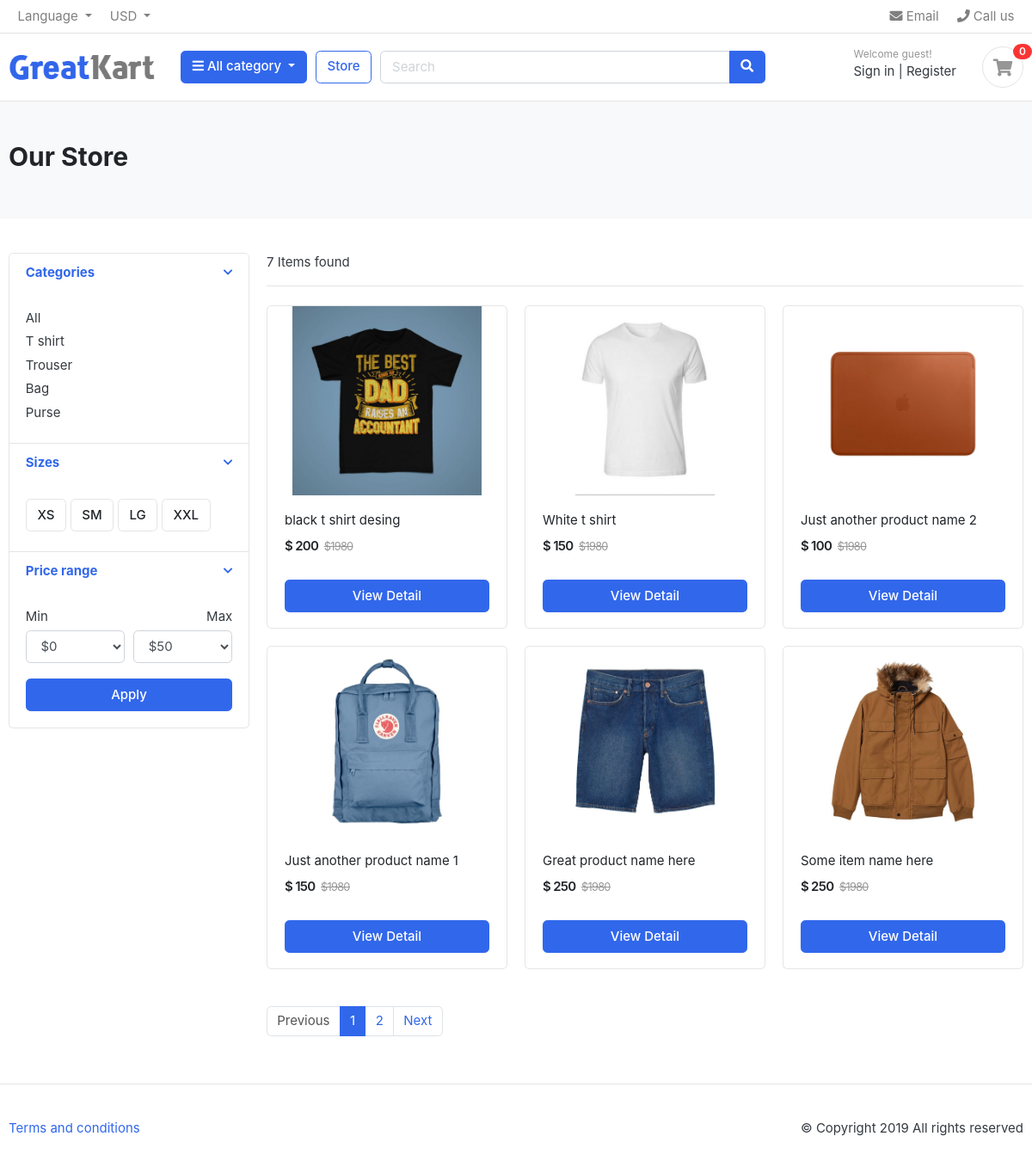
/store/, run on the app's committed database.
### apps/category/models.py (models this page shows, shortened)
class Category(models.Model):
    category_name = models.CharField(max_length=100, unique=True)
    slug = models.SlugField(max_length=100, unique=True)
    description = models.CharField(max_length=100, unique=True)
    cat_image = models.ImageField(upload_to ='uploads/%Y/%m/%d/', blank=True)
    class Meta:
        verbose_name = 'category'
        verbose_name_plural = 'categories'
    def get_url(self):
        return reverse('products_by_category', args=[self.slug])

### apps/store/models.py (models this page shows, shortened)
class Product(models.Model):
    product_name = models.CharField(max_length=200, unique=True)
    slug = models.SlugField(max_length=200, unique=True)
    description = models.TextField(max_length=100, blank=True)
    price = models.IntegerField()
    images = models.ImageField(upload_to ='uploads/%Y/%m/%d/', blank=True)
    stock = models.IntegerField()
    is_available = models.BooleanField(default=True)
    category = models.ForeignKey(Category, on_delete=models.CASCADE)
    created_date = models.DateTimeField(auto_now_add=True)
    modified_date = models.DateTimeField(auto_now=True)
    def get_url(self):
        return reverse('product_detail', args=[self.category.slug, self.slug])

### apps/store/views.py (the view)
# urls.py: path('', views.Store, name='store'),
def Store(request):
    products = Product.objects.all().filter(is_available=True).order_by('-id')
    product_count = products.count()
    paginator = Paginator(products, 6)
    page = request.GET.get('page')
    paged_products = paginator.get_page(page)
    context = {
        'products':paged_products,
        'product_count':product_count
    }
    return render(request, 'store.html', context)

### apps/carts/views.py (called while the page is built)
def _cart_id(request):
    cart = request.session.session_key
    if not cart:
        cart = request.session.create()
    return cart

### apps/category/menus.py (called while the page is built)
def menu_links(request):
    links = Category.objects.all()
    return dict(links=links)

def cart_count(request):
    cart_count = 0
    if 'admin' in request.path:
        return {}
    else:
        try:
            cart = Cart.objects.filter(cart_id=_cart_id(request))
            cart_items = CartItem.objects.all().filter(cart=cart[:1])
            for cart_item in cart_items:
                cart_count += cart_item.quantity
        except Cart.DoesNotExist:
            cart_count = 0
    return dict(cart_count=cart_count)

### templates/store.html (shortened to what this page needs)
{% extends 'snippets/base.html' %}
{% block home %}
	<section class="section-pagetop bg">
		<div class="container">
			{% if 'search' in request.path %}
				<h2 class="title-page">Search Result</h2>
			{% else %}
				<h2 class="title-page">Our Store</h2>
			{% endif %}
		</div>
	</section>
	<section class="section-content padding-y">
		<div class="container">
			<div class="row">
				<aside class="col-md-3">
					<div class="card">
						<article class="filter-group">
							<header class="card-header">
								<a href="#" data-toggle="collapse" data-target="#collapse_1" aria-expanded="true" class="">
									<i class="icon-control fa fa-chevron-down"></i>
									<h6 class="title">Categories</h6>
								</a>
							</header>
							<div class="filter-content collapse show" id="collapse_1" style="">
								<div class="card-body">
									<ul class="list-menu">
										<li><a href="{% url 'store' %}">All</a></li>
										{% for i in links %}
											<li><a href="{{i.get_url}}">{{i.category_name}}</a></li>
										{% endfor %}
									</ul>
								</div>
							</div>
						</article>
						<article class="filter-group">
							<header class="card-header">
								<a href="#" data-toggle="collapse" data-target="#collapse_4" aria-expanded="true" class="">
									<i class="icon-control fa fa-chevron-down"></i>
									<h6 class="title">Sizes </h6>
								</a>
							</header>
							<div class="filter-content collapse show" id="collapse_4" style="">
								<div class="card-body">
								<label class="checkbox-btn">
									<span class="btn btn-light"> XS </span>
								</label>
								<label class="checkbox-btn">
									<span class="btn btn-light"> SM </span>
								</label>
								<label class="checkbox-btn">
									<span class="btn btn-light"> LG </span>
								</label>
								<label class="checkbox-btn">
									<span class="btn btn-light"> XXL </span>
								</label>
							</div>
							</div>
						</article>
						<article class="filter-group">
							<header class="card-header">
								<a href="#" data-toggle="collapse" data-target="#collapse_3" aria-expanded="true" class="">
									<i class="icon-control fa fa-chevron-down"></i>
									<h6 class="title">Price range </h6>
								</a>
							</header>
							<div class="filter-content collapse show" id="collapse_3" style="">
								<div class="card-body">
									<div class="form-row">
									<div class="form-group col-md-6">
									<label>Min</label>
										<select class="mr-2 form-control">
											<option value="0">$0</option>
										</select>
									</div>
									<div class="form-group text-right col-md-6">
									<label>Max</label>
										<select class="mr-2 form-control">
											<option value="50">$50</option>
										</select>
									</div>
									</div>
									<button class="btn btn-block btn-primary">Apply</button>
								</div>
							</div>
						</article>
					</div>
				</aside>
				<main class="col-md-9">
					<header class="border-bottom mb-4 pb-3">
						<div class="form-inline">
							<span class="mr-md-auto">{{product_count}} Items found </span>
						</div>
					</header>
					<div class="row">
						{% for p in products %}
						<div class="col-md-4">
							<figure class="card card-product-grid">
								<div class="img-wrap">
									<a href="{{p.get_url}}">
										<img src="{{p.images.url}}">
									</a>
								</div>
								<figcaption class="info-wrap">
									<div class="fix-height">
										<a href="{{p.get_url}}" class="title">{{p.product_name}}</a>
										<div class="price-wrap mt-2">
											<span class="price">$ {{p.price}}</span>
											<del class="price-old">$1980</del>
										</div>
									</div>
									{% if p.stock <= 0 %}
										<h5>Out Of Stock</h5>
									{% else %}
										<a href="{{p.get_url}}" class="btn btn-block btn-primary">View Detail</a>
									{% endif %}
								</figcaption>
							</figure>
						</div>
						{% endfor %}
					</div>
					<nav class="mt-4" aria-label="Page navigation sample">
						{% if products.has_other_pages %}
							<ul class="pagination">
								{% if products.has_previous %}
									<li class="page-item"><a class="page-link" href="?page={{products.previous_page_number}}">Previous</a></li>
								{% else %}
									<li class="page-item disabled"><a class="page-link" href="">Previous</a></li>
								{% endif %}
								{% for i in products.paginator.page_range %}
									{% if products.number == i %}
										<li class="page-item active"><a class="page-link" href="#">{{i}}</a></li>
									{% else %}
										<li class="page-item"><a class="page-link" href="?page={{i}}">{{i}}</a></li>
									{% endif %}
								{% endfor %}
								{% if products.has_next %}
									<li class="page-item"><a class="page-link" href="?page={{products.next_page_number}}">Next</a></li>
								{% else %}
									<li class="page-item disabled"><a class="page-link" href="#">Next</a></li>
								{% endif %}
							</ul>
						{% endif %}
					</nav>
				</main>
			</div>
		</div>
	</section>
{% endblock %}

### static/css/ui.css (style rules this page uses)
html { font-family: "Inter", sans-serif; font-size: 15px; }
.img-wrap { text-align: center; display: block; }
.img-wrap img { max-width: 100%; }
.price-wrap { letter-spacing: -0.7px; }
.padding-y { padding-top: 40px; padding-bottom: 40px; }
figure { margin-bottom: 0; }
article:after, .form-group:after { display: block; clear: both; content: ""; }
.bg { background-color: #f8f9fa; }
.title-page { color: #212529; }
.btn-light { background-color: #fff; border-color: #e4e4e4; }
[class*=list-] li:after { visibility: hidden; display: block; content: ""; overflow: hidden; height: 0; clear: both; }
.list-menu { list-style: none; margin: 0; padding-left: 0; }
.list-menu li { margin-bottom: 5px; }
.list-menu a { color: #343a40; }
[class*=card-product] a.title { color: #212529; display: block; }
[class*=card-product] .img-wrap { overflow: hidden; position: relative; }
[class*=card-product] .img-wrap img { height: 100%; max-width: 100%; width: auto; display: inline-block; -o-object-fit: cover; object-fit: cover; }
.card-product-grid { margin-bottom: 20px; }
.card-product-grid .img-wrap { border-radius: 0.2rem 0.2rem 0 0; height: 220px; }
.card-product-grid .info-wrap { overflow: hidden; padding: 18px 20px; }
.card-product-grid .fix-height { height: 80px; overflow: hidden; }
.card .img-wrap { overflow: hidden; }
.price { font-weight: 600; color: #212529; }
.price-old { color: #969696; margin-left: 3px; font-size: 85%; }
.icon-control { margin-top: 5px; float: right; font-size: 80%; }
.card-header .title { margin-bottom: 0; line-height: 1.5; }
.filter-group { border-bottom: 1px solid #e4e4e4; }
.filter-group .card-header { border-bottom: 0; }
.filter-group:last-child { border-bottom: 0; }
.checkbox-btn { position: relative; }
.section-pagetop { padding: 45px 0; }

### data on the page
Category: category_name "T shirt"
Category: category_name "Trouser"
Category: category_name "Bag"
Category: category_name "Purse"
Product: images (picture), product_name "black t shirt desing", price "200"
Product: images (picture), product_name "White t shirt", price "150"
Product: images (picture), product_name "Just another product name 2", price "100"
Product: images (picture), product_name "Just another product name 1", price "150"
Product: images (picture), product_name "Great product name here", price "250"
Product: images (picture), product_name "Some item name here", price "250"

### other printed values
{{ cart_count }} "0"
{{ product_count }} "7"
{{ i }} "1"
{{ i }} "2"
